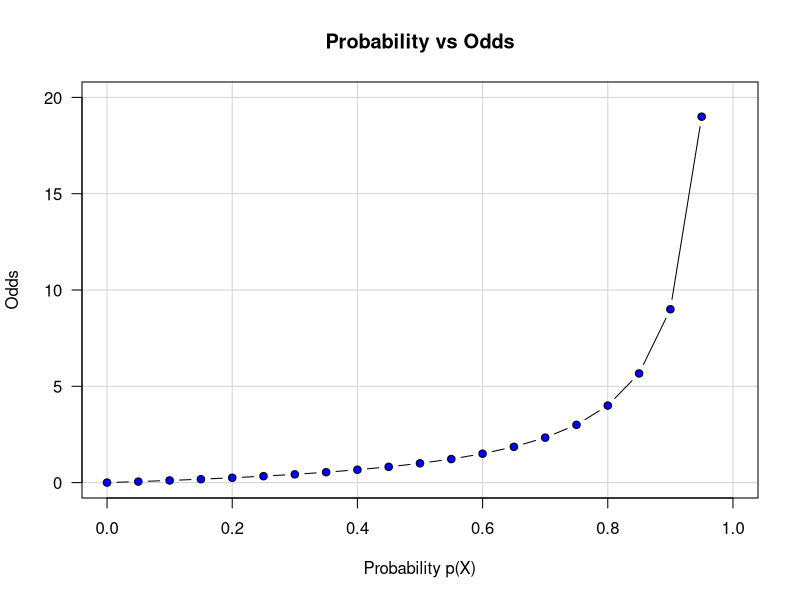

R code for this plot:
## ---- chunk 1
par(las = 1)
plot(x = seq(from = 0, to = 1, by = 0.05), 
     y = seq(from = 0, to = 1, by = 0.05)/(1-seq(from = 0, to = 1, by = 0.05)),
     ylim = range(0:20),
     main = 'Probability vs Odds',
     xlab = 'Probability p(X)',
     ylab = 'Odds',
     type = 'b', pch = 21, bg="blue",
     panel.first = grid(lty = 1))
